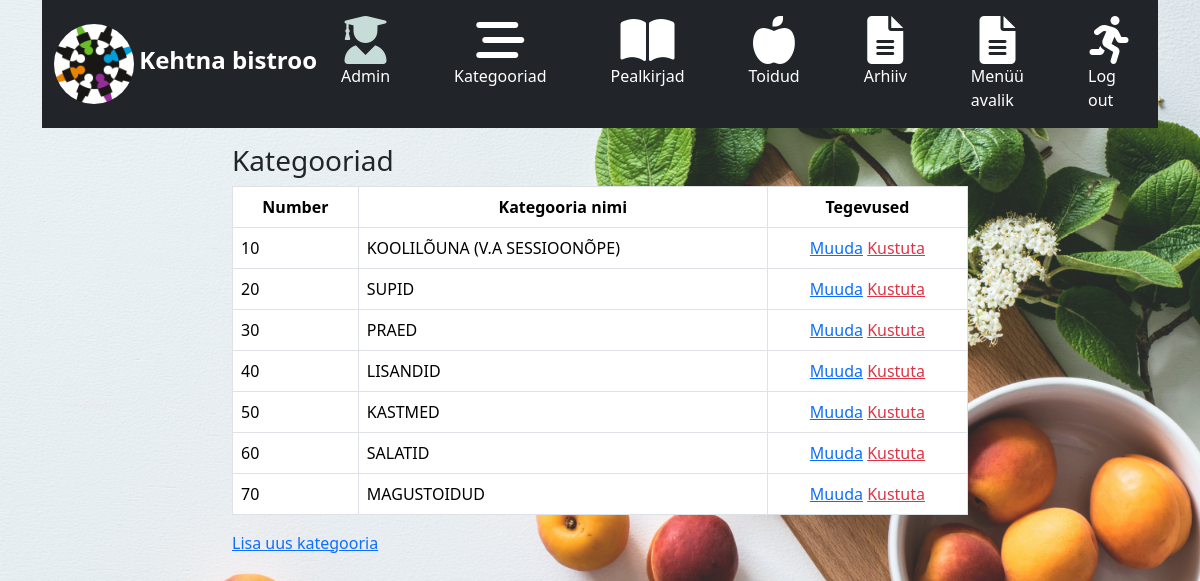
/app_admin/category_list/, run on an earlier commit of the app's database.
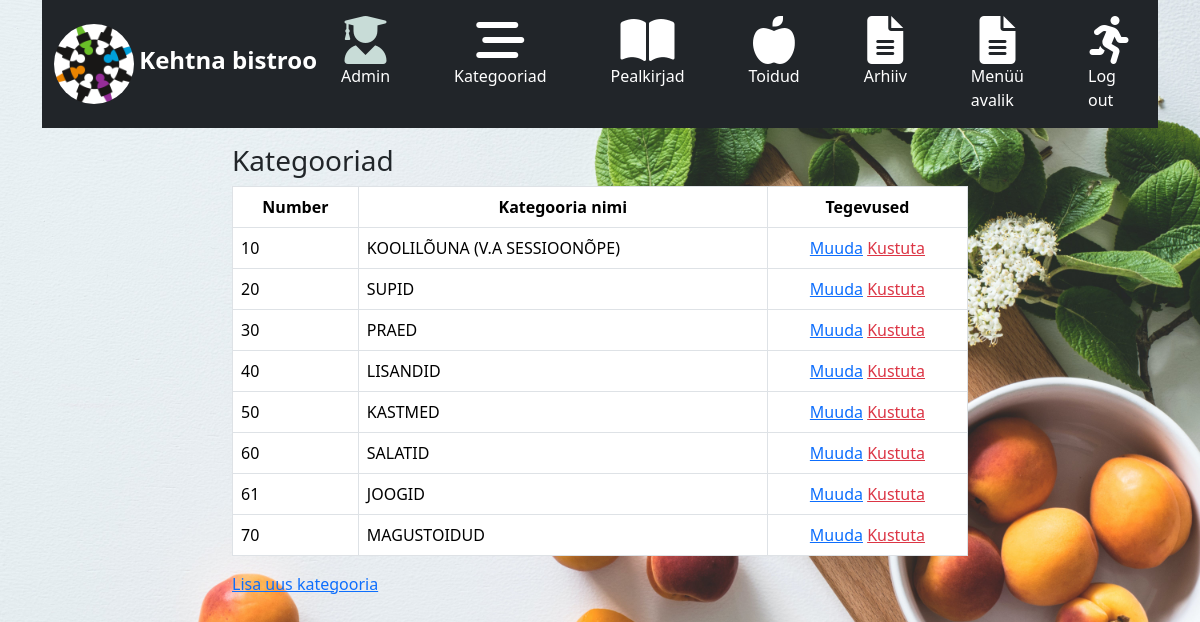
And on a later commit of the database.
### app_admin/models.py (models this page shows, shortened)
class Category(models.Model):
    number = models.IntegerField()
    name = models.CharField(max_length=255)
    class Meta:
        ordering = ['number']
        verbose_name_plural = 'categories'

### app_admin/views.py (the view)
# urls.py: path('category_list/', views.CategoryListView.as_view(), name='category_list'),
class CategoryListView(ListView):
    model = Category
    queryset = Category.objects.order_by('number')
    context_object_name = 'categories'  # default object_list now teacher

### app_admin/templates/app_admin/category_list.html (shortened to what this page needs)
{% extends 'base_admin.html' %}
{% block main %}
    <div class="row">
        <div class="col-8 mx-auto">
            <h3>Kategooriad</h3>
            <table class="table table-bordered table-hoover">
                <thead>
                <tr class="text-center">
                    <th>Number</th>
                    <th>Kategooria nimi</th>
                    <th>Tegevused</th>
                </tr>
                </thead>
                <tbody>
                {% for category in categories %}
                    <tr>
                        <td>{{ category.number }}</td>
                        <td>{{ category.name }}</td>
                        <td class="text-center">
                            <a href="{% url 'app_admin:category_update' pk=category.id %}">Muuda</a>
                            <a href="{% url 'app_admin:category_delete' pk=category.id %}"
                               class="text-danger">Kustuta</a>
                        </td>
                    </tr>
                {% endfor %}
                </tbody>
            </table>
            <a href="{% url 'app_admin:category_create' %}">Lisa uus kategooria</a>
        </div>
    </div>
{% endblock %}

What changed in the data, as far as the page shows it:
added Category: number "61", name "JOOGID"
